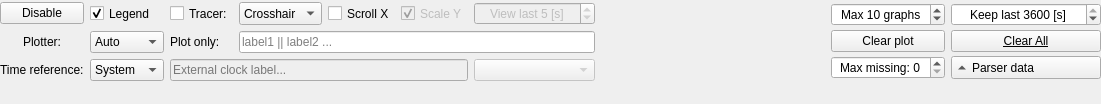
                  <widget class="QWidget" name="scrollAreaWidgetContents_4">
                   <property name="geometry">
                    <rect>
                     <x>0</x>
                     <y>0</y>
                     <width>1101</width>
                     <height>104</height>
                    </rect>
                   </property>
                   <layout class="QGridLayout" name="gridLayout_24">
                    <property name="leftMargin">
                     <number>0</number>
                    </property>
                    <property name="topMargin">
                     <number>0</number>
                    </property>
                    <property name="rightMargin">
                     <number>0</number>
                    </property>
                    <property name="bottomMargin">
                     <number>20</number>
                    </property>
                    <item row="0" column="0">
                     <layout class="QHBoxLayout" name="horizontalLayout_3">
                      <item>
                       <layout class="QGridLayout" name="gridLayout_18">
                        <item row="15" column="1">
                         <widget class="QComboBox" name="comboBoxClockSource">
                          <property name="sizePolicy">
                           <sizepolicy hsizetype="Minimum" vsizetype="Preferred">
                            <horstretch>0</horstretch>
                            <verstretch>0</verstretch>
                           </sizepolicy>
                          </property>
                          <property name="sizeAdjustPolicy">
                           <enum>QComboBox::AdjustToContentsOnFirstShow</enum>
                          </property>
                          <item>
                           <property name="text">
                            <string>System</string>
                           </property>
                          </item>
                          <item>
                           <property name="text">
                            <string>External</string>
                           </property>
                          </item>
                          <item>
                           <property name="text">
                            <string>None</string>
                           </property>
                          </item>
                         </widget>
                        </item>
                        <item row="15" column="0">
                         <widget class="QLabel" name="label_20">
                          <property name="text">
                           <string>Time reference:</string>
                          </property>
                         </widget>
                        </item>
                        <item row="15" column="2" colspan="4">
                         <widget class="QLineEdit" name="lineEditExternalClockLabel">
                          <property name="enabled">
                           <bool>false</bool>
                          </property>
                          <property name="sizePolicy">
                           <sizepolicy hsizetype="Preferred" vsizetype="Fixed">
                            <horstretch>0</horstretch>
                            <verstretch>0</verstretch>
                           </sizepolicy>
                          </property>
                          <property name="placeholderText">
                           <string>External clock label...</string>
                          </property>
                         </widget>
                        </item>
                        <item row="15" column="6" colspan="2">
                         <widget class="QComboBox" name="comboBoxExternalTimeFormat">
                          <property name="enabled">
                           <bool>false</bool>
                          </property>
                          <property name="sizeAdjustPolicy">
                           <enum>QComboBox::AdjustToContents</enum>
                          </property>
                         </widget>
                        </item>
                        <item row="12" column="0" rowspan="3">
                         <widget class="QLabel" name="label_10">
                          <property name="sizePolicy">
                           <sizepolicy hsizetype="Minimum" vsizetype="Minimum">
                            <horstretch>0</horstretch>
                            <verstretch>0</verstretch>
                           </sizepolicy>
                          </property>
                          <property name="text">
                           <string>Plotter:</string>
                          </property>
                          <property name="alignment">
                           <set>Qt::AlignCenter</set>
                          </property>
                         </widget>
                        </item>
                        <item row="12" column="1" rowspan="3">
                         <widget class="QComboBox" name="comboBoxGraphDisplayMode">
                          <property name="sizePolicy">
                           <sizepolicy hsizetype="Minimum" vsizetype="Maximum">
                            <horstretch>0</horstretch>
                            <verstretch>0</verstretch>
                           </sizepolicy>
                          </property>
                          <property name="whatsThis">
                           <string>&lt;html&gt;&lt;head/&gt;&lt;body&gt;&lt;p&gt;Chose which labels will be plotted on the graph.&lt;/p&gt;&lt;p&gt;- Auto - all labels as they go,&lt;/p&gt;&lt;p&gt;- Custom - labels defined by the user.&lt;/p&gt;&lt;/body&gt;&lt;/html&gt;</string>
                          </property>
                          <item>
                           <property name="text">
                            <string>Auto</string>
                           </property>
                          </item>
                          <item>
                           <property name="text">
                            <string>Include</string>
                           </property>
                          </item>
                          <item>
                           <property name="text">
                            <string>Exclude</string>
                           </property>
                          </item>
                         </widget>
                        </item>
                        <item row="12" column="2" rowspan="3">
                         <widget class="QLabel" name="labelParsingRules">
                          <property name="sizePolicy">
                           <sizepolicy hsizetype="Minimum" vsizetype="Minimum">
                            <horstretch>0</horstretch>
                            <verstretch>0</verstretch>
                           </sizepolicy>
                          </property>
                          <property name="text">
                           <string>Plot only:</string>
                          </property>
                         </widget>
                        </item>
                        <item row="12" column="3" rowspan="3" colspan="5">
                         <widget class="QLineEdit" name="lineEditCustomParsingRules">
                          <property name="enabled">
                           <bool>true</bool>
                          </property>
                          <property name="sizePolicy">
                           <sizepolicy hsizetype="Expanding" vsizetype="Minimum">
                            <horstretch>0</horstretch>
                            <verstretch>0</verstretch>
                           </sizepolicy>
                          </property>
                          <property name="minimumSize">
                           <size>
                            <width>0</width>
                            <height>0</height>
                           </size>
                          </property>
                          <property name="placeholderText">
                           <string>label1 || label2 ...</string>
                          </property>
                          <property name="clearButtonEnabled">
                           <bool>true</bool>
                          </property>
                         </widget>
                        </item>
                        <item row="8" column="5" rowspan="4">
                         <widget class="QCheckBox" name="checkBoxAutoRescaleY">
                          <property name="enabled">
                           <bool>false</bool>
                          </property>
                          <property name="sizePolicy">
                           <sizepolicy hsizetype="Preferred" vsizetype="Preferred">
                            <horstretch>0</horstretch>
                            <verstretch>0</verstretch>
                           </sizepolicy>
                          </property>
                          <property name="text">
                           <string>Scale Y</string>
                          </property>
                          <property name="shortcut">
                           <string>Alt+Y</string>
                          </property>
                          <property name="checked">
                           <bool>true</bool>
                          </property>
                         </widget>
                        </item>
                        <item row="8" column="2" rowspan="4">
                         <widget class="QCheckBox" name="checkBoxEnableTracer">
                          <property name="sizePolicy">
                           <sizepolicy hsizetype="Minimum" vsizetype="Minimum">
                            <horstretch>0</horstretch>
                            <verstretch>0</verstretch>
                           </sizepolicy>
                          </property>
                          <property name="text">
                           <string>Tracer:</string>
                          </property>
                          <property name="shortcut">
                           <string>Ctrl+T</string>
                          </property>
                          <property name="checked">
                           <bool>false</bool>
                          </property>
                         </widget>
                        </item>
                        <item row="8" column="6" rowspan="4" colspan="2">
                         <widget class="QSpinBox" name="spinBoxScrollingTimeRange">
                          <property name="enabled">
                           <bool>false</bool>
                          </property>
                          <property name="sizePolicy">
                           <sizepolicy hsizetype="Minimum" vsizetype="Preferred">
                            <horstretch>0</horstretch>
                            <verstretch>0</verstretch>
                           </sizepolicy>
                          </property>
                          <property name="alignment">
                           <set>Qt::AlignCenter</set>
                          </property>
                          <property name="suffix">
                           <string> [s]</string>
                          </property>
                          <property name="prefix">
                           <string>View last </string>
                          </property>
                          <property name="minimum">
                           <number>1</number>
                          </property>
                          <property name="maximum">
                           <number>3600</number>
                          </property>
                          <property name="singleStep">
                           <number>1</number>
                          </property>
                          <property name="value">
                           <number>5</number>
                          </property>
                         </widget>
                        </item>
                        <item row="8" column="4" rowspan="4">
                         <widget class="QCheckBox" name="checkBoxAutoTrack">
                          <property name="sizePolicy">
                           <sizepolicy hsizetype="Minimum" vsizetype="Minimum">
                            <horstretch>0</horstretch>
                            <verstretch>0</verstretch>
                           </sizepolicy>
                          </property>
                          <property name="text">
                           <string>Scroll X</string>
                          </property>
                          <property name="shortcut">
                           <string>Alt+X</string>
                          </property>
                          <property name="checked">
                           <bool>false</bool>
                          </property>
                         </widget>
                        </item>
                        <item row="8" column="3" rowspan="4">
                         <widget class="QComboBox" name="comboBoxTracerStyle">
                          <property name="sizePolicy">
                           <sizepolicy hsizetype="Minimum" vsizetype="Preferred">
                            <horstretch>0</horstretch>
                            <verstretch>0</verstretch>
                           </sizepolicy>
                          </property>
                          <item>
                           <property name="text">
                            <string>Crosshair</string>
                           </property>
                          </item>
                          <item>
                           <property name="text">
                            <string>Circle</string>
                           </property>
                          </item>
                         </widget>
                        </item>
                        <item row="8" column="1" rowspan="4">
                         <widget class="QCheckBox" name="checkBoxShowLegend">
                          <property name="sizePolicy">
                           <sizepolicy hsizetype="Minimum" vsizetype="Minimum">
                            <horstretch>0</horstretch>
                            <verstretch>0</verstretch>
                           </sizepolicy>
                          </property>
                          <property name="text">
                           <string>Legend</string>
                          </property>
                          <property name="checked">
                           <bool>true</bool>
                          </property>
                         </widget>
                        </item>
                        <item row="8" column="0" rowspan="4">
                         <widget class="QPushButton" name="pushButtonEnablePlot">
                          <property name="sizePolicy">
                           <sizepolicy hsizetype="Minimum" vsizetype="Maximum">
                            <horstretch>0</horstretch>
                            <verstretch>0</verstretch>
                           </sizepolicy>
                          </property>
                          <property name="text">
                           <string>Disable</string>
                          </property>
                          <property name="iconSize">
                           <size>
                            <width>15</width>
                            <height>15</height>
                           </size>
                          </property>
                          <property name="shortcut">
                           <string>Ctrl+P</string>
                          </property>
                          <property name="checkable">
                           <bool>true</bool>
                          </property>
                          <property name="checked">
                           <bool>false</bool>
                          </property>
                         </widget>
                        </item>
                       </layout>
                      </item>
                      <item>
                       <spacer name="horizontalSpacer_3">
                        <property name="orientation">
                         <enum>Qt::Horizontal</enum>
                        </property>
                        <property name="sizeHint" stdset="0">
                         <size>
                          <width>40</width>
                          <height>20</height>
                         </size>
                        </property>
                       </spacer>
                      </item>
                      <item>
                       <layout class="QGridLayout" name="gridLayout_19">
                        <property name="horizontalSpacing">
                         <number>6</number>
                        </property>
                        <property name="verticalSpacing">
                         <number>3</number>
                        </property>
                        <item row="2" column="2">
                         <widget class="QPushButton" name="pushButtonClearAll">
                          <property name="sizePolicy">
                           <sizepolicy hsizetype="Minimum" vsizetype="Minimum">
                            <horstretch>0</horstretch>
                            <verstretch>0</verstretch>
                           </sizepolicy>
                          </property>
                          <property name="font">
                           <font>
                            <italic>false</italic>
                            <bold>false</bold>
                            <underline>true</underline>
                            <strikeout>false</strikeout>
                           </font>
                          </property>
                          <property name="text">
                           <string>Clear All</string>
                          </property>
                         </widget>
                        </item>
                        <item row="2" column="1">
                         <widget class="QPushButton" name="pushButtonClearGraphs">
                          <property name="sizePolicy">
                           <sizepolicy hsizetype="Minimum" vsizetype="Maximum">
                            <horstretch>0</horstretch>
                            <verstretch>0</verstretch>
                           </sizepolicy>
                          </property>
                          <property name="text">
                           <string>Clear plot</string>
                          </property>
                         </widget>
                        </item>
                        <item row="4" column="2">
                         <widget class="QToolButton" name="toolButtonAdvancedGraphMenu">
                          <property name="sizePolicy">
                           <sizepolicy hsizetype="Maximum" vsizetype="Maximum">
                            <horstretch>0</horstretch>
                            <verstretch>0</verstretch>
                           </sizepolicy>
                          </property>
                          <property name="minimumSize">
                           <size>
                            <width>150</width>
                            <height>0</height>
                           </size>
                          </property>
                          <property name="text">
                           <string>Parser data</string>
                          </property>
                          <property name="toolButtonStyle">
                           <enum>Qt::ToolButtonTextBesideIcon</enum>
                          </property>
                          <property name="autoRaise">
                           <bool>false</bool>
                          </property>
                          <property name="arrowType">
                           <enum>Qt::UpArrow</enum>
                          </property>
                         </widget>
                        </item>
                        <item row="4" column="1">
                         <widget class="QSpinBox" name="spinBoxRemoveOldLabels">
                          <property name="sizePolicy">
                           <sizepolicy hsizetype="Minimum" vsizetype="Maximum">
                            <horstretch>0</horstretch>
                            <verstretch>0</verstretch>
                           </sizepolicy>
                          </property>
                          <property name="minimumSize">
                           <size>
                            <width>113</width>
                            <height>0</height>
                           </size>
                          </property>
                          <property name="whatsThis">
                           <string>&lt;html&gt;&lt;head/&gt;&lt;body&gt;&lt;p&gt;Sets the missing samples threshold value. If processed string doesnt contain new data for the already present graph &amp;lt;n&amp;gt; times in a row it is then this graph will be automatically deleted. This is useful when switching between diffrent steaming data sets or removing garbage data.&lt;/p&gt;&lt;/body&gt;&lt;/html&gt;</string>
                          </property>
                          <property name="alignment">
                           <set>Qt::AlignCenter</set>
                          </property>
                          <property name="suffix">
                           <string/>
                          </property>
                          <property name="prefix">
                           <string>Max missing: </string>
                          </property>
                          <property name="maximum">
                           <number>99</number>
                          </property>
                          <property name="singleStep">
                           <number>5</number>
                          </property>
                         </widget>
                        </item>
                        <item row="1" column="2">
                         <widget class="QSpinBox" name="spinBoxMaxTimeRange">
                          <property name="enabled">
                           <bool>true</bool>
                          </property>
                          <property name="sizePolicy">
                           <sizepolicy hsizetype="Minimum" vsizetype="Maximum">
                            <horstretch>0</horstretch>
                            <verstretch>0</verstretch>
                           </sizepolicy>
                          </property>
                          <property name="alignment">
                           <set>Qt::AlignCenter</set>
                          </property>
                          <property name="suffix">
                           <string> [s]</string>
                          </property>
                          <property name="prefix">
                           <string>Keep last </string>
                          </property>
                          <property name="minimum">
                           <number>0</number>
                          </property>
                          <property name="maximum">
                           <number>3600</number>
                          </property>
                          <property name="singleStep">
                           <number>10</number>
                          </property>
                          <property name="value">
                           <number>3600</number>
                          </property>
                         </widget>
                        </item>
                        <item row="1" column="1">
                         <widget class="QSpinBox" name="spinBoxMaxGraphs">
                          <property name="sizePolicy">
                           <sizepolicy hsizetype="Minimum" vsizetype="Maximum">
                            <horstretch>0</horstretch>
                            <verstretch>0</verstretch>
                           </sizepolicy>
                          </property>
                          <property name="minimumSize">
                           <size>
                            <width>0</width>
                            <height>0</height>
                           </size>
                          </property>
                          <property name="alignment">
                           <set>Qt::AlignCenter</set>
                          </property>
                          <property name="suffix">
                           <string> graphs</string>
                          </property>
                          <property name="prefix">
                           <string>Max </string>
                          </property>
                          <property name="minimum">
                           <number>1</number>
                          </property>
                          <property name="maximum">
                           <number>50</number>
                          </property>
                          <property name="value">
                           <number>10</number>
                          </property>
                         </widget>
                        </item>
                       </layout>
                      </item>
                     </layout>
                    </item>
                   </layout>
                  </widget>
